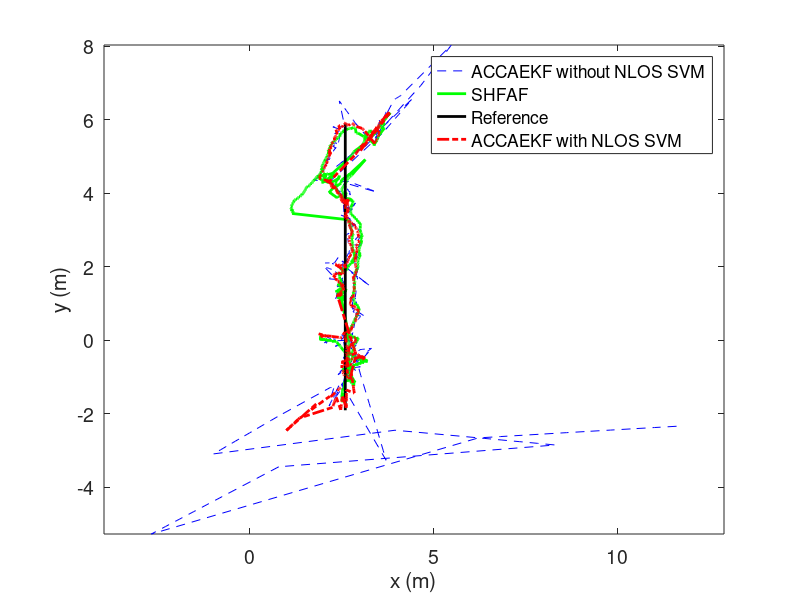
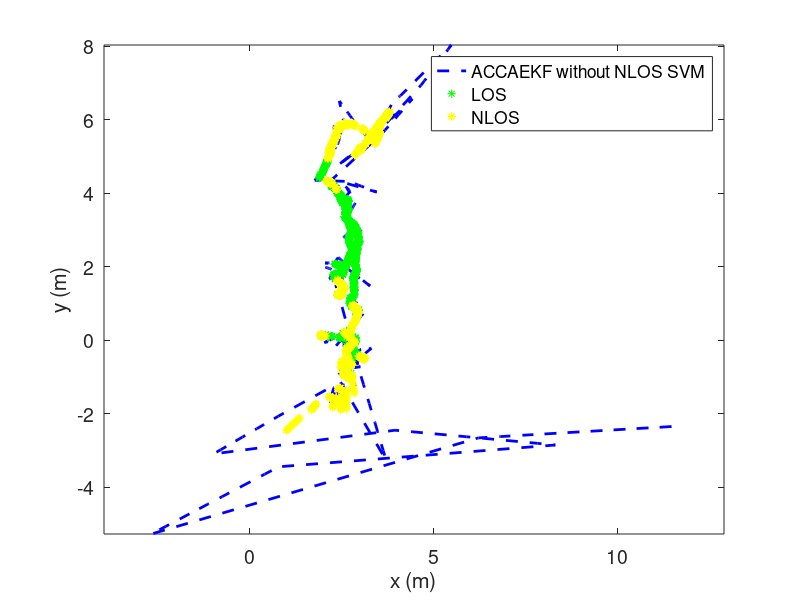

MATLAB code for these plots, in order:
close all;
clear all;
clc;

n1 = 500;
n2 = 3900;

data = load('linewithGu_x.mat');
rwox = data.xpm_Nh;
data = load('linewithGu_y.mat');
rwoy = data.ypm_Nh;
data = load('linewithGu_z.mat');
rwoz = data.zpm_Nh;
data = load('linewithTS_x.mat');
rwx = data.xpm_Nh;
data = load('linewithTS_y.mat');
rwy = data.ypm_Nh;
data = load('linewithTS_z.mat');
rwz = data.zpm_Nh;
data = load('linewithSHFAF_x.mat');
rwshx = data.xpm_Nh;
data = load('linewithSHFAF_y.mat');
rwshy = data.ypm_Nh;
data = load('linewithSHFAF_z.mat');
rwshz = data.zpm_Nh;
data = load('lineRSS.mat');
rsst = data.rss;

rss(:,1) = rsst(:,1);
for i=1:10:7990
   for j=1:10
      rss(:,i+j) = rsst(:,fix(i/10)+1); 
   end
end

line = [2.6,-1.9,1.0
        2.6,5.9,1.0];

% nlos01 = find(rss(1,:)>mean(rss(1,:)));
% nlos02 = find(rss(2,:)>mean(rss(2,:)));
% nlos03 = find(rss(3,:)>mean(rss(3,:)));
% nlos04 = find(rss(4,:)>mean(rss(4,:)));

nlos = sqrt(rss(1,:).^2 + rss(2,:).^2 + rss(3,:).^2 + rss(4,:).^2);
nlos_inx1 = find(nlos>mean(nlos));
nlos_sort1 = find(nlos_inx1>500 & nlos_inx1 <3900);

nlos_inx2 = find(nlos<=mean(nlos));
nlos_sort2 = find(nlos_inx2>500 & nlos_inx2 <3900);

ttt = n1:1:n2;
figure(1)
% rwshx(ttt),rwshy(ttt),'m:', rwx(ttt),rwy(ttt)
plot(rwox(ttt),rwoy(ttt),'b--',rwshx(ttt),rwshy(ttt),'g','linewidth',2); 
hold on
plot(line(:,1),line(:,2),'k','linewidth',2);
% hold on
plot(rwx(ttt),rwy(ttt),'r-.','linewidth',2);
% plot(rwx(nlos_inx2(nlos_sort2)),rwy(nlos_inx2(nlos_sort2)),'r.',rwx(nlos_inx1(nlos_sort1)),rwy(nlos_inx1(nlos_sort1)),'y.','linewidth',2);
% plot(rect(:,1),rect(:,2),'k','linewidth',2);
% plot(static(1),static(2),'k^','linewidth',2);
% plot(tilt(:,1),tilt(:,2),'k-.','linewidth',3);
% plot(horizon(:,1),horizon(:,2),'k','linewidth',2);
xlabel('x (m)','FontSize',14)
ylabel('y (m)','FontSize',14)
% title('Horizontal rectangle motion','FontSize',18);
% legend('ACCAEKF without IFC','ACCAEKF with IFC','EKF','SHFAF','Reference','FontSize',10);
legend('ACCAEKF without NLOS SVM','SHFAF','Reference','ACCAEKF with NLOS SVM','FontSize',8);
% staic
% axis([2.3 2.6 2.6 2.85])
% tilt
% axis([1.9 2.9 2.6 3.2])
% rec
% axis([0 7 -1 5])
% horizon
% axis([2 4 2.5 3.3])
set(gca, 'FontSize', 14)
axis equal

figure (2)
plot(rwox(ttt),rwoy(ttt),'b--','linewidth',2); 
hold on
plot(rwx(nlos_inx2(nlos_sort2)),rwy(nlos_inx2(nlos_sort2)),'g*',rwx(nlos_inx1(nlos_sort1)),rwy(nlos_inx1(nlos_sort1)),'y*','linewidth',1);
xlabel('x (m)','FontSize',14)
ylabel('y (m)','FontSize',14)
legend('ACCAEKF without NLOS SVM','LOS','NLOS','FontSize',8);
set(gca, 'FontSize', 14)
axis equal


